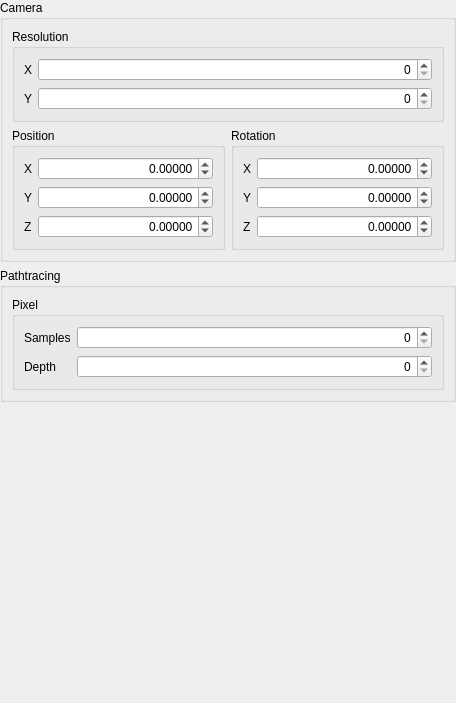
<?xml version="1.0" encoding="UTF-8"?>
<ui version="4.0">
 <class>SettingsWindow</class>
 <widget class="QWidget" name="SettingsWindow">
  <property name="geometry">
   <rect>
    <x>0</x>
    <y>0</y>
    <width>456</width>
    <height>703</height>
   </rect>
  </property>
  <property name="windowTitle">
   <string>Settings</string>
  </property>
  <layout class="QGridLayout" name="gridLayout">
   <property name="leftMargin">
    <number>0</number>
   </property>
   <property name="topMargin">
    <number>0</number>
   </property>
   <property name="rightMargin">
    <number>0</number>
   </property>
   <property name="bottomMargin">
    <number>0</number>
   </property>
   <item row="0" column="0">
    <widget class="QGroupBox" name="groupBox_5">
     <property name="title">
      <string>Camera</string>
     </property>
     <property name="flat">
      <bool>true</bool>
     </property>
     <layout class="QVBoxLayout" name="verticalLayout">
      <property name="leftMargin">
       <number>9</number>
      </property>
      <property name="rightMargin">
       <number>9</number>
      </property>
      <item>
       <widget class="QGroupBox" name="groupBox">
        <property name="title">
         <string>Resolution</string>
        </property>
        <layout class="QFormLayout" name="formLayout">
         <item row="0" column="0">
          <widget class="QLabel" name="label">
           <property name="text">
            <string>X</string>
           </property>
          </widget>
         </item>
         <item row="1" column="0">
          <widget class="QLabel" name="label_2">
           <property name="text">
            <string>Y</string>
           </property>
          </widget>
         </item>
         <item row="0" column="1">
          <widget class="QSpinBox" name="width_spinBox">
           <property name="alignment">
            <set>Qt::AlignRight|Qt::AlignTrailing|Qt::AlignVCenter</set>
           </property>
           <property name="prefix">
            <string/>
           </property>
           <property name="maximum">
            <number>9999</number>
           </property>
          </widget>
         </item>
         <item row="1" column="1">
          <widget class="QSpinBox" name="height_spinBox">
           <property name="layoutDirection">
            <enum>Qt::LeftToRight</enum>
           </property>
           <property name="alignment">
            <set>Qt::AlignRight|Qt::AlignTrailing|Qt::AlignVCenter</set>
           </property>
           <property name="buttonSymbols">
            <enum>QAbstractSpinBox::UpDownArrows</enum>
           </property>
           <property name="maximum">
            <number>9999</number>
           </property>
          </widget>
         </item>
        </layout>
       </widget>
      </item>
      <item>
       <layout class="QHBoxLayout" name="horizontalLayout_2">
        <item>
         <widget class="QGroupBox" name="groupBox_2">
          <property name="title">
           <string>Position</string>
          </property>
          <layout class="QFormLayout" name="formLayout_2">
           <item row="0" column="0">
            <widget class="QLabel" name="label_5">
             <property name="text">
              <string>X</string>
             </property>
            </widget>
           </item>
           <item row="0" column="1">
            <widget class="QDoubleSpinBox" name="cameraPositionX_doubleSpinBox">
             <property name="alignment">
              <set>Qt::AlignRight|Qt::AlignTrailing|Qt::AlignVCenter</set>
             </property>
             <property name="decimals">
              <number>5</number>
             </property>
             <property name="minimum">
              <double>-99999999.000000000000000</double>
             </property>
             <property name="maximum">
              <double>99999999.000000000000000</double>
             </property>
            </widget>
           </item>
           <item row="1" column="0">
            <widget class="QLabel" name="label_4">
             <property name="text">
              <string>Y</string>
             </property>
            </widget>
           </item>
           <item row="1" column="1">
            <widget class="QDoubleSpinBox" name="cameraPositionY_doubleSpinBox">
             <property name="alignment">
              <set>Qt::AlignRight|Qt::AlignTrailing|Qt::AlignVCenter</set>
             </property>
             <property name="decimals">
              <number>5</number>
             </property>
             <property name="minimum">
              <double>-99999999.000000000000000</double>
             </property>
             <property name="maximum">
              <double>99999999.000000000000000</double>
             </property>
            </widget>
           </item>
           <item row="2" column="0">
            <widget class="QLabel" name="label_3">
             <property name="text">
              <string>Z</string>
             </property>
            </widget>
           </item>
           <item row="2" column="1">
            <widget class="QDoubleSpinBox" name="cameraPositionZ_doubleSpinBox">
             <property name="alignment">
              <set>Qt::AlignRight|Qt::AlignTrailing|Qt::AlignVCenter</set>
             </property>
             <property name="decimals">
              <number>5</number>
             </property>
             <property name="minimum">
              <double>-99999999.000000000000000</double>
             </property>
             <property name="maximum">
              <double>99999999.000000000000000</double>
             </property>
            </widget>
           </item>
          </layout>
         </widget>
        </item>
        <item>
         <widget class="QGroupBox" name="groupBox_3">
          <property name="title">
           <string>Rotation</string>
          </property>
          <layout class="QFormLayout" name="formLayout_3">
           <item row="1" column="0">
            <widget class="QLabel" name="label_8">
             <property name="text">
              <string>X</string>
             </property>
            </widget>
           </item>
           <item row="1" column="1">
            <widget class="QDoubleSpinBox" name="cameraRotationX_doubleSpinBox">
             <property name="alignment">
              <set>Qt::AlignRight|Qt::AlignTrailing|Qt::AlignVCenter</set>
             </property>
             <property name="decimals">
              <number>5</number>
             </property>
             <property name="minimum">
              <double>-99999999.000000000000000</double>
             </property>
             <property name="maximum">
              <double>99999999.000000000000000</double>
             </property>
            </widget>
           </item>
           <item row="3" column="0">
            <widget class="QLabel" name="label_6">
             <property name="text">
              <string>Y</string>
             </property>
            </widget>
           </item>
           <item row="3" column="1">
            <widget class="QDoubleSpinBox" name="cameraRotationY_doubleSpinBox">
             <property name="alignment">
              <set>Qt::AlignRight|Qt::AlignTrailing|Qt::AlignVCenter</set>
             </property>
             <property name="decimals">
              <number>5</number>
             </property>
             <property name="minimum">
              <double>-99999999.000000000000000</double>
             </property>
             <property name="maximum">
              <double>99999999.000000000000000</double>
             </property>
            </widget>
           </item>
           <item row="5" column="0">
            <widget class="QLabel" name="label_7">
             <property name="text">
              <string>Z</string>
             </property>
            </widget>
           </item>
           <item row="5" column="1">
            <widget class="QDoubleSpinBox" name="cameraRotationZ_doubleSpinBox">
             <property name="alignment">
              <set>Qt::AlignRight|Qt::AlignTrailing|Qt::AlignVCenter</set>
             </property>
             <property name="decimals">
              <number>5</number>
             </property>
             <property name="minimum">
              <double>-99999999.000000000000000</double>
             </property>
             <property name="maximum">
              <double>99999999.000000000000000</double>
             </property>
            </widget>
           </item>
          </layout>
         </widget>
        </item>
       </layout>
      </item>
     </layout>
    </widget>
   </item>
   <item row="3" column="0">
    <spacer name="verticalSpacer">
     <property name="orientation">
      <enum>Qt::Vertical</enum>
     </property>
     <property name="sizeHint" stdset="0">
      <size>
       <width>20</width>
       <height>40</height>
      </size>
     </property>
    </spacer>
   </item>
   <item row="1" column="0">
    <widget class="QGroupBox" name="groupBox_6">
     <property name="title">
      <string>Pathtracing</string>
     </property>
     <property name="flat">
      <bool>true</bool>
     </property>
     <layout class="QVBoxLayout" name="verticalLayout_2">
      <property name="leftMargin">
       <number>9</number>
      </property>
      <property name="rightMargin">
       <number>9</number>
      </property>
      <item>
       <widget class="QGroupBox" name="groupBox_4">
        <property name="title">
         <string>Pixel</string>
        </property>
        <layout class="QFormLayout" name="formLayout_4">
         <item row="0" column="0">
          <widget class="QLabel" name="label_9">
           <property name="text">
            <string>Samples</string>
           </property>
          </widget>
         </item>
         <item row="0" column="1">
          <widget class="QSpinBox" name="maxSamples_spinBox">
           <property name="layoutDirection">
            <enum>Qt::LeftToRight</enum>
           </property>
           <property name="alignment">
            <set>Qt::AlignRight|Qt::AlignTrailing|Qt::AlignVCenter</set>
           </property>
           <property name="maximum">
            <number>99999999</number>
           </property>
          </widget>
         </item>
         <item row="1" column="1">
          <widget class="QSpinBox" name="maxDepth_spinBox">
           <property name="alignment">
            <set>Qt::AlignRight|Qt::AlignTrailing|Qt::AlignVCenter</set>
           </property>
          </widget>
         </item>
         <item row="1" column="0">
          <widget class="QLabel" name="label_10">
           <property name="text">
            <string>Depth</string>
           </property>
          </widget>
         </item>
        </layout>
       </widget>
      </item>
     </layout>
    </widget>
   </item>
  </layout>
 </widget>
 <resources/>
 <connections/>
</ui>
